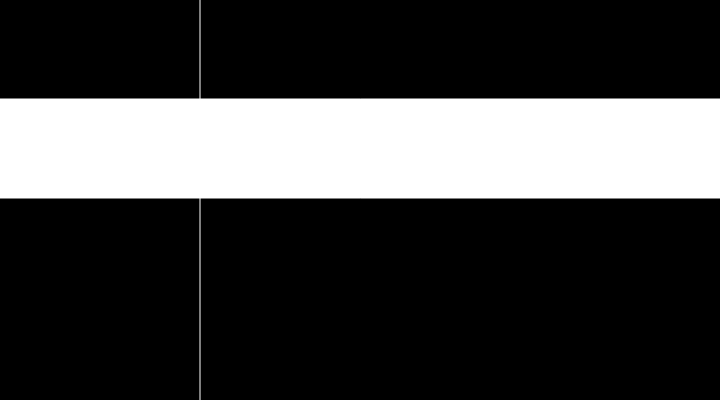
Frame 1 (no input)
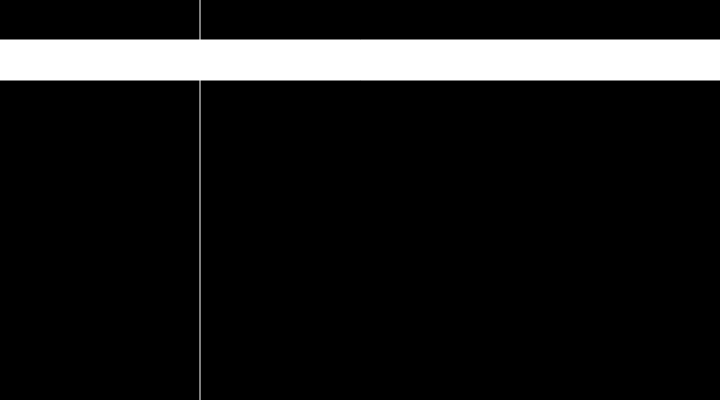
Frame 60 (no input)
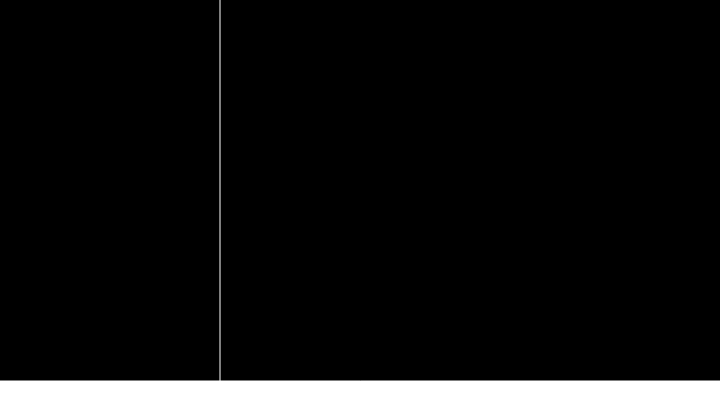
Frame 120 (the mouse pressed at the canvas centre since frame 60)

The p5.js sketch that drew these frames (run headless with seeded random() and noise() and a simulated clock; from frame 60 on, the mouse is pressed at the canvas centre):

// p5.js sketch
// ── sketch.js
let y = 100;
let x = 200

// The statements in the setup() function
// execute once when the program begins
function setup() {
  createCanvas(720, 400); // Size must be the first statement
  stroke(255); // Set line drawing color to white
  frameRate(30);
}
// The statements in draw() are executed until the
// program is stopped. Each statement is executed in
// sequence and after the last line is read, the first
// line is executed again.
function draw() {
  background(0); // Set the background to black
  y = y - 1;
  if (y < 0) {
    y = height;

    x = x + 20;
    if (x < 1) {
      x = width;
    }
  }
  rect(0, y, width+20, y);
  line(x, 0, x, height);
}

// source: https://p5js.org/examples/structure-loop.html
// ── index1.html
<!-- boilerplate p5 example -->
<!DOCTYPE html>

<html>

<head>
	<title> p5 sketch </title>
	<script src="https://cdnjs.cloudflare.com/ajax/libs/p5.js/0.8.0/p5.min.js"></script>
	<script src="https://cdnjs.cloudflare.com/ajax/libs/p5.js/0.8.0/addons/p5.dom.min.js"></script> 
	<link rel="stylesheet" type="text/css" href="style.css"> 
	<script src="sketch.js"></script>

</head>

<body>
	<h1> Week 5, Day 3 </h1>
	<div id="sketch-holder"></div>
</body>

<footer>
	<a href="../../index.html"> back to home </a>
</footer>



</html>
